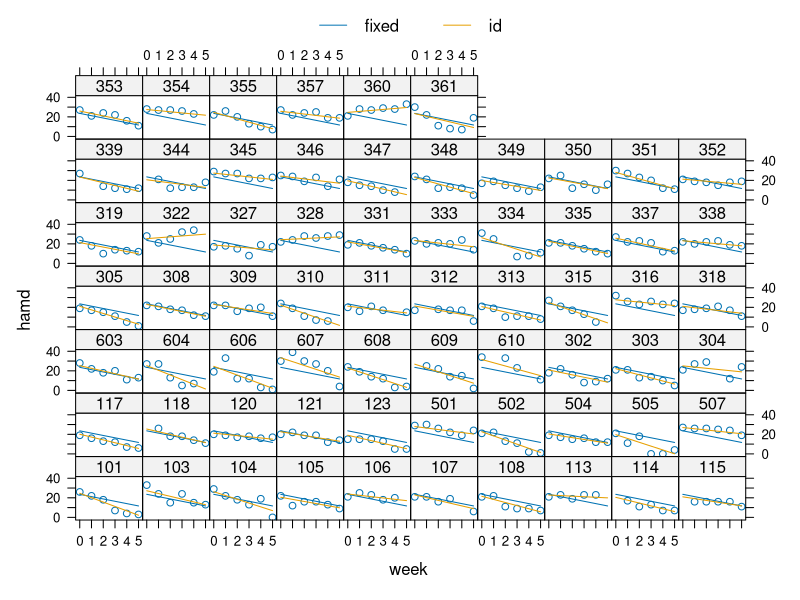
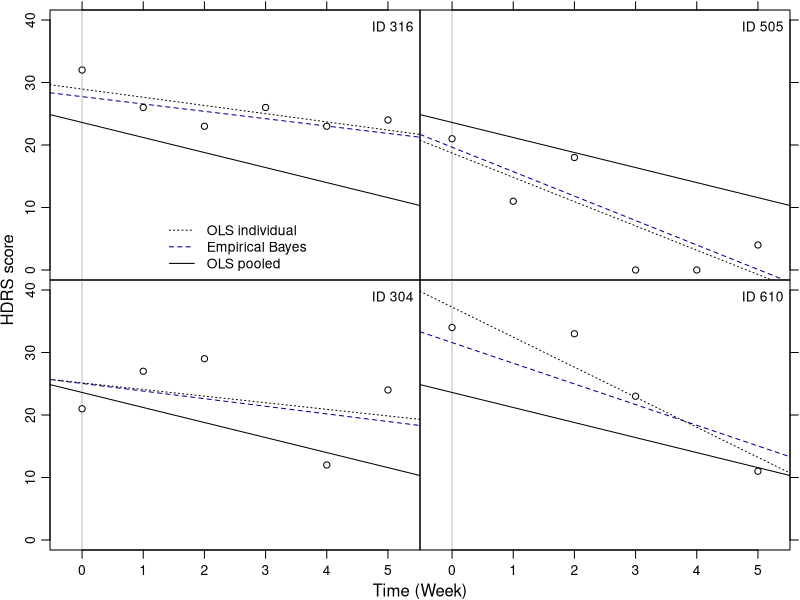
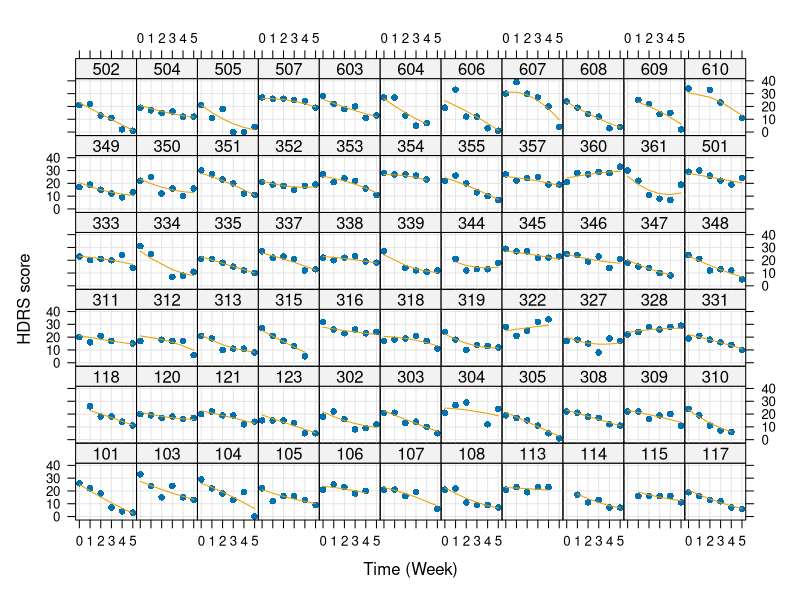
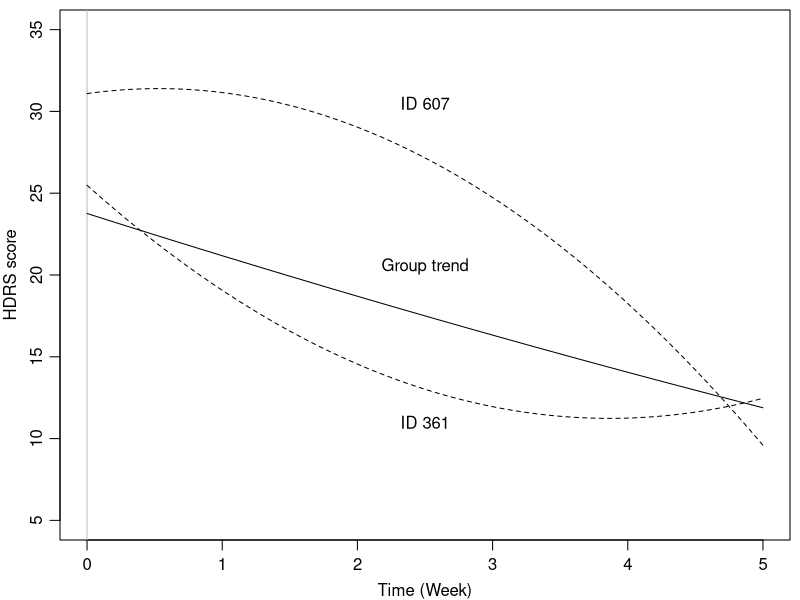
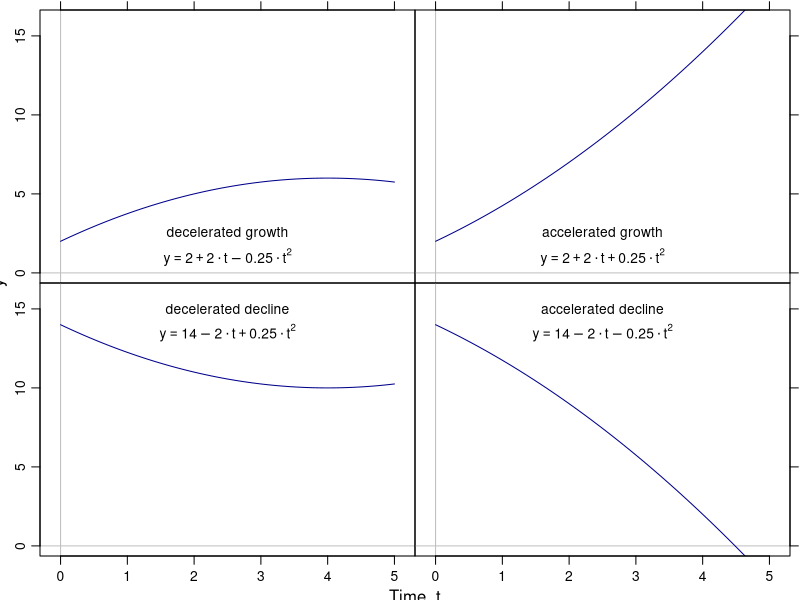
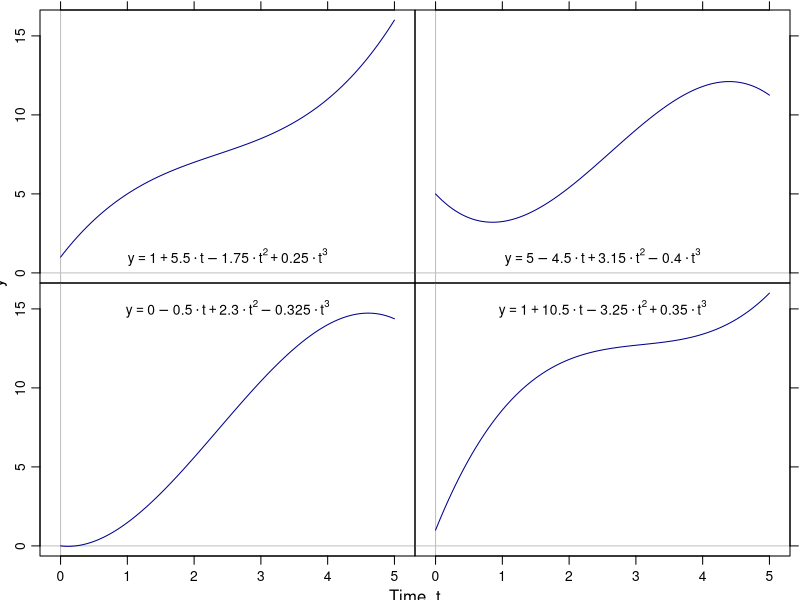
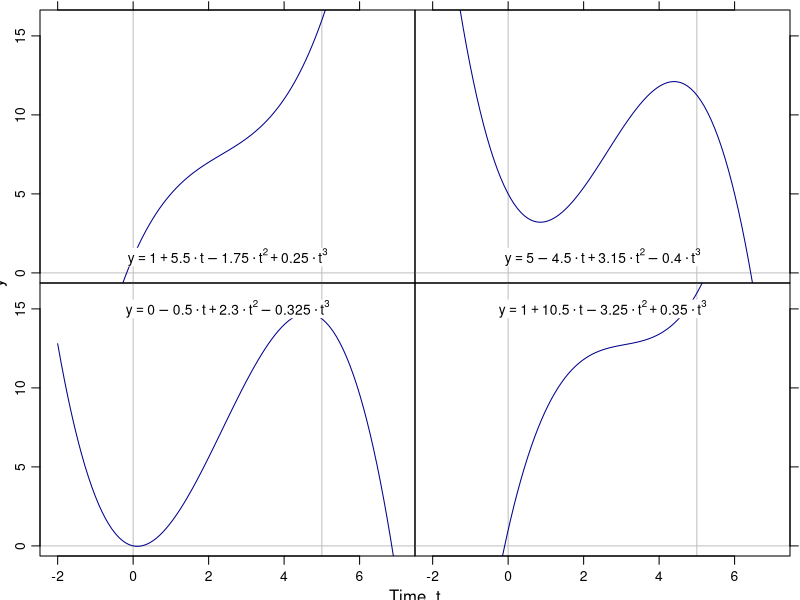

These charts were generated, in order, by the following R code:
# mixed.R
# Analyses in Hedeker & Gibbons (2006, chap. 4)
#
# Input:  reisby.txt, reisbyt4.txt
# Output: --
#
# Contents: (1) Random intercept model
#           (2) Random intercept and trend MRM
#
# Last mod: Nov/30/2011, FW
# Last mod: Nov/20/2018, NU


library(lattice)
library(nlme)
library(lme4)

# Depressivitaet (HDRS) ueber sechs Wochen bei 66 stationaeren Patienten
# mit 225mg Imipramin ab Woche 2 (Reisby, 1977, Psychopharmacology)
dat      <- read.table("data/reisby.dat", header = TRUE)
dat$id   <- factor(dat$id)
dat$diag <- factor(dat$diag, levels = c("nonen", "endog"))
dat2     <- na.omit(dat)     # drop missing values

########## (1) Random intercept model ##########

## Doesn't really show the shrinkage
lme1 <- lme(hamd ~ week, dat2, ~1|id, method = "ML")
lm1  <- lm(hamd ~ week, dat2)        # pooled regressions
lml1 <- lmList(hamd ~ 1 | id, dat2)  # individual regressions

########## (2) Random slope model ##########

lme2 <- lme(hamd ~ week, dat2, ~week|id, method = "ML")
lm2  <- lm(hamd ~ week, dat2)           # pooled regressions
lml2 <- lmList(hamd ~ week | id, dat2)  # individual regressions

plot(augPred(lme2, ~week, level = 0:1))  # 6: 316, 505; 5: 304 4: 610

## Shrinkage
pdf("hdrs-shnk.pdf", height=5.1, width=5.1, pointsize=12)

par(mfrow = c(2,2), omi = c(.5,.5,.1,.1), mai = c(0,0,0,0), mgp = c(2,.7,0))

xlim <- c(-.3, 5.3); ylim <- c(0, 40)

id <- "316"
plot(1, type="n", xlim=xlim, ylim=ylim, axes=FALSE)
abline(v=0, col="grey")
abline(lm2)
abline(unlist(coef(lme2)[id,]), lty=2, col="darkblue")
abline(unlist(coef(lml2)[id,]), lty=3)
points(hamd ~ week, dat2[dat2$id == id,], pch=21, bg="white")
legend("topright", paste("ID", id), bty="n")
legend("bottom", c("OLS individual", "Empirical Bayes", "OLS pooled"),
  lty=3:1, col=c("black", "darkblue", "black"), bty="n")
axis(2)
axis(3, labels=FALSE)
box()

id <- "505"
plot(1, type="n", xlim=xlim, ylim=ylim, axes=FALSE)
abline(v=0, col="grey")
abline(lm2)
abline(unlist(coef(lme2)[id,]), lty=2, col="darkblue")
abline(unlist(coef(lml2)[id,]), lty=3)
points(hamd ~ week, dat2[dat2$id == id,], pch=21, bg="white")
legend("topright", paste("ID", id), bty="n")
axis(3, labels=FALSE)
axis(4, labels=FALSE)
box()

id <- "304"
plot(1, type="n", xlim=xlim, ylim=ylim, axes=FALSE)
abline(v=0, col="grey")
abline(lm2)
abline(unlist(coef(lme2)[id,]), lty=2, col="darkblue")
abline(unlist(coef(lml2)[id,]), lty=3)
points(hamd ~ week, dat2[dat2$id == id,], pch=21, bg="white")
legend("topright", paste("ID", id), bty="n")
axis(1)
axis(2)
box()

id <- "610"
plot(1, type="n", xlim=xlim, ylim=ylim, axes=FALSE)
abline(v=0, col="grey")
abline(lm2)
abline(unlist(coef(lme2)[id,]), lty=2, col="darkblue")
abline(unlist(coef(lml2)[id,]), lty=3)
points(hamd ~ week, dat2[dat2$id == id,], pch=21, bg="white")
legend("topright", paste("ID", id), bty="n")
axis(1)
axis(4, labels=FALSE)
box()

mtext("HDRS score", 2, 2, outer=TRUE)
mtext("Time (Week)", 1, 2, outer=TRUE)

dev.off()


########## (3) Quadratic trend model ##########

#lme3 <- lme(hamd ~ week + I(week^2), dat2, ~week + I(week^2)|id, method="ML")
lme3.0 <- lmer(hamd ~ week + I(week^2) + (week|id), dat2, REML = FALSE)
lme3 <- lmer(hamd ~ week + I(week^2) + (week + I(week^2)|id), dat2, REML = FALSE)
xval <- seq(0, 5, len = 100)

pdf("slides/figures/hdrs-pred.pdf", height = 6, width = 6, pointsize = 10)

xyplot(hamd + predict(lme3) ~ week | id, dat2,
       type = c("p", "l"),
       pch = 16,
       grid = TRUE,
       distribute.type = TRUE,
       layout = c(11, 6),
       ylab = "HDRS score",
       xlab="Time (Week)")

dev.off()

pdf("hdrs-quad.pdf", height = 3.375, width = 3.375, pointsize = 10)

par(mai = c(.6,.6,.1,.1), mgp = c(2,.7,0)) 

plot(1, type = "n", xlim = c(0, 5), ylim = c(5, 35),
  ylab = "HDRS score", xlab = "Time (Week)")
abline(v = 0, col = "grey")
lines(predict(lme3, data.frame(week = xval), re.form = NA) ~ xval)
lines(predict(lme3, data.frame(week = xval, id = 361)) ~ xval, lty = 2)
lines(predict(lme3, data.frame(week = xval, id = 607)) ~ xval, lty = 2)
text(c(2.5, 2.5, 2.5), c(11, 20.5, 30.5), c("ID 361", "Group trend",
  "ID 607"))

dev.off()


########## (4) Polynomials ##########

## Quadratic

f1 <- function(x, b0, b1, b2) b0 + b1*x + b2*x^2

pdf("quad.pdf", height=4.1, width=5.1, pointsize=10)

par(mfrow=c(2,2), omi=c(.44,.4,.1,.1), mai=c(0,0,0,0), mgp=c(2,.7,0))
xlim <- c(-.1, 5.1); ylim <- c(0, 16)

plot(1, type="n", xlim=xlim, ylim=ylim, axes=FALSE)
abline(v=0, h=0, col="grey")
curve(f1(x, b0=2, b1=2, b2=-.25), 0, 5, add=TRUE, col="darkblue")
text(2.5, 2.5, "decelerated growth")
text(2.5, 1, expression(y == 2 + 2 %.% t - 0.25 %.% t^2))
axis(2)
axis(3, labels=FALSE)
box()

plot(1, type="n", xlim=xlim, ylim=ylim, axes=FALSE)
abline(v=0, h=0, col="grey")
curve(f1(x, b0=2, b1=2, b2=.25), 0, 5, add=TRUE, col="darkblue")
text(2.5, 2.5, "accelerated growth")
text(2.5, 1, expression(y == 2 + 2 %.% t + 0.25 %.% t^2))
axis(3, labels=FALSE)
axis(4, labels=FALSE)
box()

plot(1, type="n", xlim=xlim, ylim=ylim, axes=FALSE)
abline(v=0, h=0, col="grey")
curve(f1(x, b0=14, b1=-2, b2=.25), 0, 5, add=TRUE, col="darkblue")
text(2.5, 15, "decelerated decline")
text(2.5, 13.5, expression(y == 14 - 2 %.% t + 0.25 %.% t^2))
axis(1)
axis(2)
box()

plot(1, type="n", xlim=xlim, ylim=ylim, axes=FALSE)
abline(v=0, h=0, col="grey")
curve(f1(x, b0=14, b1=-2, b2=-.25), 0, 5, add=TRUE, col="darkblue")
text(2.5, 15, "accelerated decline")
text(2.5, 13.5, expression(y == 14 - 2 %.% t - 0.25 %.% t^2))
axis(1)
axis(4, labels=FALSE)
box()

mtext("y", 2, 2, outer=TRUE)
mtext("Time, t", 1, 2, outer=TRUE)

dev.off()

## Cubic

f1 <- function(x, b0, b1, b2, b3) b0 + b1*x + b2*x^2 + b3*x^3

pdf("cubic.pdf", height=4.1, width=5.1, pointsize=10)

par(mfrow=c(2,2), omi=c(.44,.4,.1,.1), mai=c(0,0,0,0), mgp=c(2,.7,0))
xlim <- c(-.1, 5.1); ylim <- c(0, 16)

plot(1, type="n", xlim=xlim, ylim=ylim, axes=FALSE)
abline(v=0, h=0, col="grey")
curve(f1(x, b0=1, b1=5.5, b2=-1.75, b3=0.25), 0, 5, add=TRUE, col="darkblue")
text(2.5, 1, expression(y == 1 + 5.5 %.% t - 1.75 %.% t^2 + 0.25 %.% t^3))
axis(2)
axis(3, labels=FALSE)
box()

plot(1, type="n", xlim=xlim, ylim=ylim, axes=FALSE)
abline(v=0, h=0, col="grey")
curve(f1(x, b0=5, b1=-4.5, b2=3.15, b3=-0.4), 0, 5, add=TRUE, col="darkblue")
text(2.5, 1, expression(y == 5 - 4.5 %.% t + 3.15 %.% t^2 - 0.40 %.% t^3))
axis(3, labels=FALSE)
axis(4, labels=FALSE)
box()

plot(1, type="n", xlim=xlim, ylim=ylim, axes=FALSE)
abline(v=0, h=0, col="grey")
curve(f1(x, b0=0, b1=-0.5, b2=2.3, b3=-.325), 0, 5, add=TRUE, col="darkblue")
text(2.5, 15, expression(y == 0 - 0.5 %.% t + 2.30 %.% t^2 - 0.325 %.% t^3))
axis(1)
axis(2)
box()

plot(1, type="n", xlim=xlim, ylim=ylim, axes=FALSE)
abline(v=0, h=0, col="grey")
curve(f1(x, b0=1, b1=10.5, b2=-3.25, b3=.35), 0, 5, add=TRUE, col="darkblue")
text(2.5, 15, expression(y == 1 + 10.5 %.% t - 3.25 %.% t^2 + 0.35 %.% t^3))
axis(1)
axis(4, labels=FALSE)
box()

mtext("y", 2, 2, outer=TRUE)
mtext("Time, t", 1, 2, outer=TRUE)

dev.off()

## Cubic gone bad

bgtxt <- function(lx, ly, s, border="white", col="white"){
  hh <- strheight(s)/2
  ww <- strwidth(s)/2
  rect(lx - ww, ly - hh, lx + ww, ly + hh, border=border, col=col)
  text(lx, ly, labels=s)
}

pdf("cubic-gone-bad.pdf", height=4.1, width=5.1, pointsize=10)

par(mfrow=c(2,2), omi=c(.44,.4,.1,.1), mai=c(0,0,0,0), mgp=c(2,.7,0))
xlim <- c(-2.1, 7.1); ylim <- c(0, 16)

plot(1, type="n", xlim=xlim, ylim=ylim, axes=FALSE)
abline(v=c(0, 5), h=0, col="grey")
curve(f1(x, b0=1, b1=5.5, b2=-1.75, b3=.25), -2, 7, add=TRUE, col="darkblue")
bgtxt(2.5, 1, expression(y == 1 + 5.5 %.% t - 1.75 %.% t^2 + 0.25 %.% t^3))
axis(2)
axis(3, labels=FALSE)
box()

plot(1, type="n", xlim=xlim, ylim=ylim, axes=FALSE)
abline(v=c(0, 5), h=0, col="grey")
curve(f1(x, b0=5, b1=-4.5, b2=3.15, b3=-.4), -2, 7, add=TRUE, col="darkblue")
bgtxt(2.5, 1, expression(y == 5 - 4.5 %.% t + 3.15 %.% t^2 - 0.40 %.% t^3))
axis(3, labels=FALSE)
axis(4, labels=FALSE)
box()

plot(1, type="n", xlim=xlim, ylim=ylim, axes=FALSE)
abline(v=c(0, 5), h=0, col="grey")
curve(f1(x, b0=0, b1=-.5, b2=2.3, b3=-.325), -2, 7, add=TRUE, col="darkblue")
bgtxt(2.5, 15, expression(y == 0 - 0.5 %.% t + 2.30 %.% t^2 - 0.325 %.% t^3))
axis(1)
axis(2)
box()

plot(1, type="n", xlim=xlim, ylim=ylim, axes=FALSE)
abline(v=c(0, 5), h=0, col="grey")
curve(f1(x, b0=1, b1=10.5, b2=-3.25, b3=.35), -2, 7, add=TRUE, col="darkblue")
bgtxt(2.5, 15, expression(y == 1 + 10.5 %.% t - 3.25 %.% t^2 + 0.35 %.% t^3))
axis(1)
axis(4, labels=FALSE)
box()

mtext("y", 2, 2, outer=TRUE)
mtext("Time, t", 1, 2, outer=TRUE)

dev.off()

